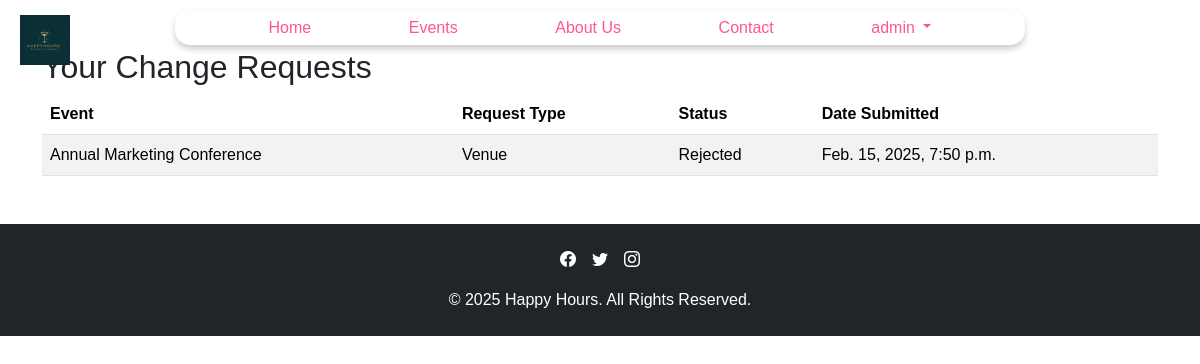
The page /user/change-requests-dashboard/ (signed in) on the database as committed earlier.
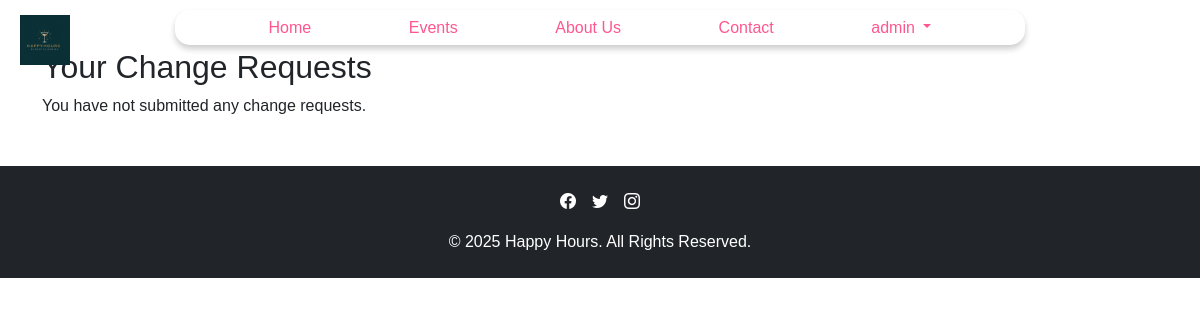
The same page on the database as committed later.
### userapp/models.py (models this page shows)
class ChangeRequest(models.Model):
    user = models.ForeignKey(CustomUser, on_delete=models.CASCADE)
    booking = models.ForeignKey(Booking, on_delete=models.CASCADE)
    request_type = models.CharField(
        max_length=50,
        choices=[('Date', 'Date'), ('Venue', 'Venue')]
    )  # What change is requested
    new_value = models.CharField(max_length=255)  # The new date/venue requested
    status = models.CharField(
        max_length=50,
        choices=[('Pending', 'Pending'), ('Approved', 'Approved'), ('Rejected', 'Rejected')],
        default='Pending'
    )
    created_at = models.DateTimeField(auto_now_add=True)

### eventapp/models.py (models this page shows, shortened)
class Booking(models.Model):
    user = models.ForeignKey(settings.AUTH_USER_MODEL, on_delete=models.CASCADE, related_name='bookings')
    event_name = models.ForeignKey(Event, on_delete=models.CASCADE, related_name='bookings')
    event_date = models.DateField()
    venue = models.CharField(max_length=255)
    booking_date = models.DateField()
    admin_notes = models.TextField(blank=True, null=True)
    customer_request = models.TextField(blank=True, null=True)
    cus_name = models.CharField(max_length=255)
    cus_email = models.EmailField()
    cus_ph = models.CharField(max_length=10)
    description = models.TextField(blank=True, null=True)
    payment = models.OneToOneField('paymentapp.Payment', on_delete=models.CASCADE, related_name='booking_payment',null=True, blank=True, default=None)
    total_amount = models.DecimalField(max_digits=10, decimal_places=2, null=True, blank=True)

class Event(models.Model):
    name = models.CharField(max_length=200)
    is_available = models.BooleanField(default=True)
    slug = models.SlugField(unique=True, blank=True)
    desc = models.TextField(default='no description provided')
    event_date = models.DateField()
    location = models.CharField(max_length=200, default='not specified')
    price = models.DecimalField(max_digits=10, decimal_places=2, default=Decimal('0.00'))
    img = models.ImageField(upload_to='events/', blank=True, null=True)
    event_type = models.CharField(max_length=50, default='not specified')
    event_duration = models.CharField(max_length=50, default='not specified')
    itinerary = models.JSONField(default=list)
    def __str__(self):
        return self.name

### userapp/views.py (the view)
# urls.py: path('change-requests-dashboard/', views.change_requests_dashboard, name='change_requests_dashboard'),
@login_required
def change_requests_dashboard(request):
    change_requests = ChangeRequest.objects.filter(user=request.user)
    return render(request, 'eventapp/change_request_dashboard.html', {'change_requests': change_requests})

### userapp/context_processors.py (called while the page is built)
def timestamp(request):
    return {
        'timestamp': int(time.time())  # Or use any versioning logic you prefer
    }

def toast_message(request):
    return {
        'toast_message': {
            'type': getattr(request, 'toast_type', None),  # Default to None if not set
            'message': getattr(request, 'toast_message', None),  # Default to None if not set
        }
    }

### eventapp/templates/eventapp/change_request_dashboard.html
{% extends 'base.html' %}
{% block content %}
<div class="container my-5">
    <h2>Your Change Requests</h2>
    {% if change_requests %}
    <table class="table table-striped">
        <thead>
            <tr>
                <th>Event</th>
                <th>Request Type</th>
                <th>Status</th>
                <th>Date Submitted</th>
            </tr>
        </thead>
        <tbody>
            {% for request in change_requests %}
            <tr>
                <td>{{ request.booking.event_name }}</td>
                <td>{{ request.get_request_type_display }}</td>
                <td>{{ request.status }}</td>
                <td>{{ request.created_at }}</td>
            </tr>
            {% endfor %}
        </tbody>
    </table>
    {% else %}
    <p>You have not submitted any change requests.</p>
    {% endif %}
</div>
{% endblock %}

Rows that differ between the two databases and show on the page:
removed ChangeRequest: booking.event_name "Annual Marketing Conference", request_type "Venue", status "Rejected", created_at "Feb. 15, 2025, 7:50 p.m."
Other text that changed with them:
text no longer shown: "Event Request Type Status Date Submitted"
text now shown: "You have not submitted any change requests."
